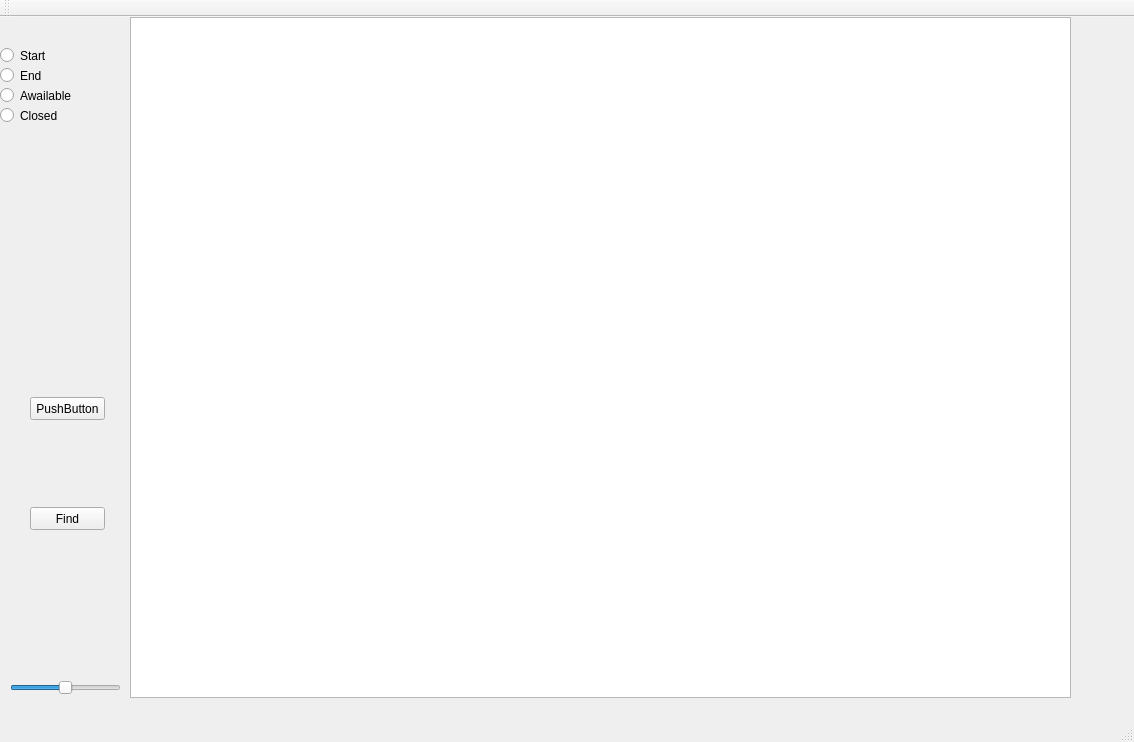
<?xml version="1.0" encoding="UTF-8"?>
<ui version="4.0">
 <class>MainWindow</class>
 <widget class="QMainWindow" name="MainWindow">
  <property name="geometry">
   <rect>
    <x>0</x>
    <y>0</y>
    <width>1134</width>
    <height>742</height>
   </rect>
  </property>
  <property name="windowTitle">
   <string>MainWindow</string>
  </property>
  <widget class="QWidget" name="centralWidget">
   <widget class="QGraphicsView" name="graphicsView">
    <property name="geometry">
     <rect>
      <x>130</x>
      <y>0</y>
      <width>941</width>
      <height>681</height>
     </rect>
    </property>
   </widget>
   <widget class="QRadioButton" name="StartEnum">
    <property name="geometry">
     <rect>
      <x>0</x>
      <y>30</y>
      <width>82</width>
      <height>17</height>
     </rect>
    </property>
    <property name="text">
     <string>Start</string>
    </property>
   </widget>
   <widget class="QRadioButton" name="EndEnum">
    <property name="geometry">
     <rect>
      <x>0</x>
      <y>50</y>
      <width>82</width>
      <height>17</height>
     </rect>
    </property>
    <property name="text">
     <string>End</string>
    </property>
   </widget>
   <widget class="QRadioButton" name="AwailableEnum">
    <property name="geometry">
     <rect>
      <x>0</x>
      <y>70</y>
      <width>82</width>
      <height>17</height>
     </rect>
    </property>
    <property name="text">
     <string>Awailable</string>
    </property>
   </widget>
   <widget class="QPushButton" name="pushButton">
    <property name="geometry">
     <rect>
      <x>30</x>
      <y>380</y>
      <width>75</width>
      <height>23</height>
     </rect>
    </property>
    <property name="text">
     <string>PushButton</string>
    </property>
   </widget>
   <widget class="QSlider" name="ZoomSlider">
    <property name="geometry">
     <rect>
      <x>10</x>
      <y>660</y>
      <width>111</width>
      <height>21</height>
     </rect>
    </property>
    <property name="minimum">
     <number>-10</number>
    </property>
    <property name="maximum">
     <number>10</number>
    </property>
    <property name="orientation">
     <enum>Qt::Horizontal</enum>
    </property>
   </widget>
   <widget class="QRadioButton" name="ClosedEnum">
    <property name="geometry">
     <rect>
      <x>0</x>
      <y>90</y>
      <width>82</width>
      <height>17</height>
     </rect>
    </property>
    <property name="text">
     <string>Closed</string>
    </property>
   </widget>
   <widget class="QPushButton" name="FindButton">
    <property name="geometry">
     <rect>
      <x>30</x>
      <y>490</y>
      <width>75</width>
      <height>23</height>
     </rect>
    </property>
    <property name="text">
     <string>Find</string>
    </property>
   </widget>
  </widget>
  <widget class="QMenuBar" name="menuBar">
   <property name="geometry">
    <rect>
     <x>0</x>
     <y>0</y>
     <width>1134</width>
     <height>21</height>
    </rect>
   </property>
  </widget>
  <widget class="QToolBar" name="mainToolBar">
   <attribute name="toolBarArea">
    <enum>TopToolBarArea</enum>
   </attribute>
   <attribute name="toolBarBreak">
    <bool>false</bool>
   </attribute>
  </widget>
  <widget class="QStatusBar" name="statusBar"/>
 </widget>
 <layoutdefault spacing="6" margin="11"/>
 <resources/>
 <connections/>
</ui>
